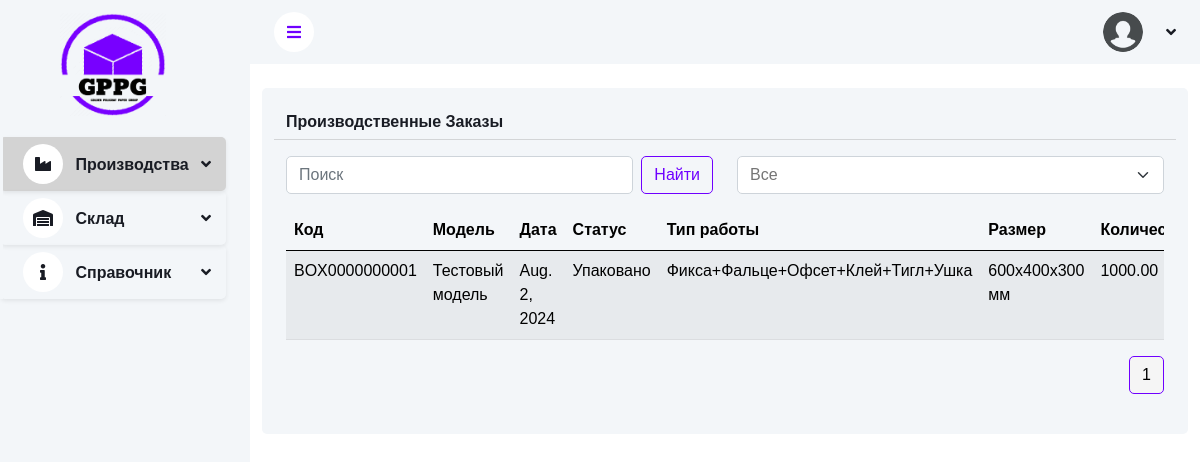
The app's page /production/productionorders/ with its own data.
### apps/production/models.py (models this page shows, shortened)
class ProductionOrder(BaseModel):
	class ProductionOrderStatus(models.TextChoices):
		IN_PROGRESS = 'В работе', 'В работе'
		COMPLETED = 'ЗАКОНЧЕНО', 'ЗАКОНЧЕНО'
		NOT_STARTED = 'НОВАЯ', 'НОВАЯ'
		PACKED = 'Упаковано', 'Упаковано'
	code = models.CharField(max_length=20, unique=True, blank=True, verbose_name="Код")
	box_order_detail = models.ForeignKey(BoxOrderDetail, on_delete=models.CASCADE, related_name='production_orders',
										 blank=True, null=True, verbose_name="Детали заказа коробки")
	shipping_date = models.DateField(verbose_name="Дата доставки", null=True, blank=True)
	amount = models.DecimalField(max_digits=10, decimal_places=2, verbose_name="Количество")
	packed_amount = models.DecimalField(max_digits=10, decimal_places=2, default=0, verbose_name="Количество упаковано")
	status = models.CharField(max_length=20, choices=ProductionOrderStatus.choices,
							  default=ProductionOrderStatus.NOT_STARTED, verbose_name="Статус")
	type_of_work = models.ForeignKey(TypeWork, on_delete=models.SET_NULL, null=True, verbose_name="Тип Работы")
	outgoing_material = models.ForeignKey(
		OutgoingMaterial,
		on_delete=models.CASCADE,
		related_name='production_orders_related',
		verbose_name="Исходящая поставка",
		null=True,
		blank=True
	)
	class Meta:
		verbose_name = "Производственный заказ"
		verbose_name_plural = "Производственные заказы"

class BoxOrderDetail(models.Model):
	box_order = models.ForeignKey(BoxOrder, on_delete=models.CASCADE, verbose_name="Заказ коробки")
	box_model = models.ForeignKey(BoxModel, on_delete=models.CASCADE, verbose_name="Модель коробки")
	amount = models.DecimalField(max_digits=10, decimal_places=2, validators=[MinValueValidator(0)],
								 verbose_name="Количество")
	class Meta:
		verbose_name = "Детали заказа коробки"
		verbose_name_plural = "Детали заказов коробок"

class BoxModel(BaseModel):
	CLOSURE_TYPE_CHOICES = (
		(1, "Склейка"),
		(2, "Клапаны"),
		(3, "Автозамок"),
		(4, "Скобы"),
		(5, "Ленты или бандероли"),
		(6, "Крючки или зажимы"),
		(7, "Вкладыш"),
		(8, "Магниты"),
	)
	ADDITIONAL_PROPERTIES_CHOICES = (
		(1, "Влагостойкость"),
		(2, "Устойчивость к воздействию"),
		(3, "Экологичность"),
		(4, "Теплоизоляция"),
		(5, "Антистатические свойства"),
	)
	LAYER_CHOICES = (
		(3, '3 слоя'),
		(5, '5 слоев'),
	)
	name = models.CharField(max_length=100, unique=True, verbose_name="Название")
	material = models.ForeignKey(Material, on_delete=models.CASCADE, related_name='box_models', verbose_name="Материал")
	additional_materials = models.ManyToManyField(Material, related_name='additional_box_models', blank=True,
												  verbose_name="Дополнительные материалы")
	photo = models.ImageField(
		upload_to='box_photos',
		default='box_photos/box_foto.png',
		validators=[FileExtensionValidator(allowed_extensions=['jpg', 'jpeg', 'png', 'heic'])],
		verbose_name="Изображение"
	)
	box_size = models.ForeignKey(BoxSize, on_delete=models.SET_NULL,
								 blank=True, null=True, related_name='box_models_with_size',
								 verbose_name="Размер коробки")
	box_type = models.ForeignKey(BoxType, on_delete=models.SET_NULL,
								 blank=True, null=True, related_name='box_models_with_type',
								 verbose_name="Тип коробки")
	closure_type = models.IntegerField(choices=CLOSURE_TYPE_CHOICES, verbose_name="Тип замыкания", blank=True,
									   null=True)
	additional_properties = models.IntegerField(choices=ADDITIONAL_PROPERTIES_CHOICES, blank=True, null=True,
												verbose_name="Дополнительные свойства")
	max_load = models.CharField(max_length=50, blank=True, null=True, verbose_name="Максимальная нагрузка")
	color = models.CharField(max_length=50, blank=True, null=True, verbose_name="Цвет")
	comment = models.TextField(blank=True, null=True, verbose_name="Комментарий")
	grams_per_box = models.DecimalField(max_digits=10, decimal_places=2, blank=True, null=True,
										verbose_name="Грамм на одну коробку")
	format = models.IntegerField(choices=FORMAT_CHOICES, verbose_name="Формат", null=True, blank=True, default=90)
	layers = models.IntegerField(choices=LAYER_CHOICES, default=3, verbose_name="Количество слоев")
	class Meta:
		ordering = ['-created_time']
		verbose_name = "Модель коробки"
		verbose_name_plural = "Модели коробок"

class TypeWork(models.Model):
	name = models.CharField(max_length=100, unique=True, verbose_name="Вид работы")
	process = models.ManyToManyField(Process, verbose_name="Процесс")
	def __str__(self):
		return self.name
	class Meta:
		verbose_name = "Вид работы"
		verbose_name_plural = "Виды работ"

### apps/info/models.py (models this page shows, shortened)
class BoxSize(BaseModel):
	name = models.CharField(max_length=100, null=True, blank=True, verbose_name="Название")
	width = models.PositiveIntegerField(verbose_name="Ширина")
	height = models.PositiveIntegerField(verbose_name="Высота")
	length = models.PositiveIntegerField(verbose_name="Длина")
	def __str__(self):
		return f"{self.length}x{self.width}x{self.height} мм"
	class Meta:
		verbose_name = "Размер коробки"
		verbose_name_plural = "Размеры коробок"

### apps/production/views.py (the view)
# urls.py: path('productionorders/', ProductionOrderListView.as_view(), name='production-order-list'),
class ProductionOrderListView(BaseListView):
	def get(self, request):
		production_orders = ProductionOrder.objects.all().order_by('-created_time')
		status = request.GET.get('status', 'all')
		if status and status != "all":
			production_orders = production_orders.filter(status=status)
		page_obj = self.apply_pagination_and_search_by_code(production_orders, request)
		context = {
			'items': page_obj,
			'production_orders': page_obj,
			'selected_status': status,
		}
		return render(request, "production/production_order_list.html", context)

### apps/shared/views.py (called while the page is built)
	@staticmethod
	def apply_pagination_and_search_by_code(queryset, request):
		search_query = request.GET.get('search')
		if search_query:
			search_query = search_query.strip()
			queryset = queryset.filter(Q(code__icontains=search_query))
		page_size = request.GET.get("page_size", 12)
		paginator = Paginator(queryset, page_size)
		page_num = request.GET.get("page", 1)
		page_obj = paginator.get_page(page_num)
		return page_obj

### templates/production/production_order_list.html (shortened to what this page needs)
{% extends 'base.html' %}
{% load static %}
{% block content %}
    <div class="container-fluid pt-4">
        <div class="row g-4">
            <div class="col-md-12">
                <div class="bg-light rounded p-4">
                    <div class="row">
                        <div class="col-md-6">
                            <h6 class="">Производственные Заказы</h6>
                        </div>
                        <div class="col-md-6 d-flex justify-content-end mb-3">
                        </div>
                        <hr>
                    </div>
                    <div class="row mb-3">
                        <div class="col-md-6">
                            <form class="d-flex">
                                <input type="search" name="search" class="form-control me-2"
                                       placeholder="Поиск">
                                <button type="submit" class="btn btn-outline-primary">Найти</button>
                            </form>
                        </div>
                        <div class="col-md-6 text-end">
                            <div class="row">
                                <form id="status-form" method="GET"
                                      action="{% url 'production:production-order-list' %}">
                                    <select id="status-filter" name="status" class="form-select">
                                        <option value="all" {% if selected_status == 'all' %} selected {% endif %}>Все
                                        </option>
                                    </select>
                                </form>
                            </div>
                        </div>
                    </div>
                    <div class="table-responsive">
                        <table class="table table-striped table-light table-hover">
                            <thead>
                            <tr>
                                <th scope="col">Код</th>
                                <th scope="col">Модель</th>
                                <th scope="col">Дата</th>
                                <th scope="col">Статус</th>
                                <th scope="col">Тип работы</th>
                                <th scope="col">Размер</th>
                                <th scope="col">Количество</th>
                            </tr>
                            </thead>
                            <tbody>
                            {% for production_order in production_orders %}
                                <tr>
                                    <td>{{ production_order.code }}</td>
                                    <td>{{ production_order.box_order_detail.box_model.name }}</td>
                                    <td>{{ production_order.shipping_date }}</td>
                                    <td class="">{{ production_order.status }}</td>
                                    <td>{{ production_order.type_of_work }}</td>
                                    <td>{{ production_order.box_order_detail.box_model.box_size }}</td>
                                    <td>{{ production_order.amount }}</td>
                                </tr>
                            {% endfor %}
                            </tbody>
                        </table>
                    </div>
                    {% include 'base/pagination.html' with items=items %}
                </div>
            </div>
        </div>
    </div>
{% endblock %}

### static/css/style.css (style rules this page uses)
:root { --primary: #6f00ff; --light: #F3F6F9; --dark: #191C24; }
.btn { transition: 0.5s; }

### records on screen
ProductionOrder: code "BOX0000000001", box_order_detail.box_model.name "Тестовый модель", shipping_date "Aug. 2, 2024", status "Упаковано", type_of_work "Фикса+Фальце+Офсет+Клей+Тигл+Ушка", box_order_detail.box_model.box_size "600x400x300 мм", amount "1000.00"

### other values on screen
{{ i }} "1"
